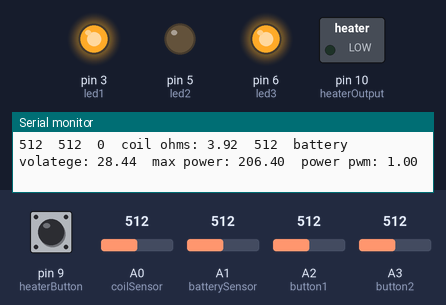
This sketch was run on a simulated Arduino Uno, built with avr-gcc and run on an emulated ATmega328P. On the bench: switched loads named in the sketch (green lamp = pin HIGH), output pins drawn as LEDs (lit = HIGH), the last lines printed to the serial monitor. Dashed ring = blinking. The test bench sets the inputs (shaded band); at power-on: A3 (button2) = 512, pin 9 (heaterButton) LOW, A2 (button1) = 512, A0 (coilSensor) = 512, A1 (batterySensor) = 512. EEPROM starts erased.

Above: at 1.2 s.
1.3 s: A3 (button2) set to 487
At 3.8 s:
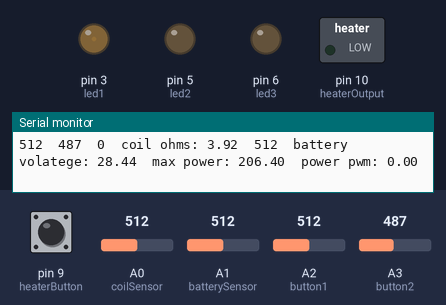
4.3 s: pin 9 (heaterButton) pulled HIGH for 1 s
At 6.5 s:
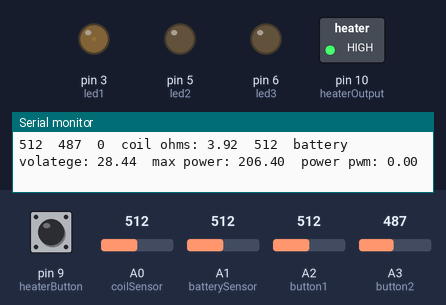
6.8 s: A2 (button1) set to 490
At 7.01 s:
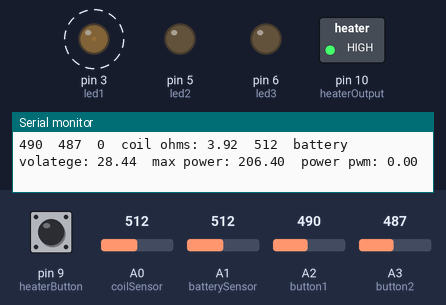
9.8 s: A3 (button2) set to 510
At 12.5 s:
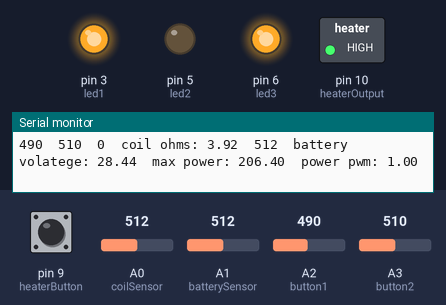
12.8 s: pin 9 (heaterButton) pulled HIGH for 0.15 s
At 12.94 s:
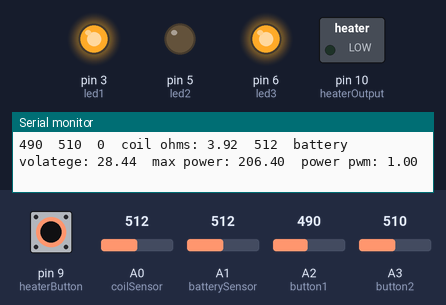
14.5 s: pin 9 (heaterButton) pulled HIGH for 3.2 s
At 18.5 s:
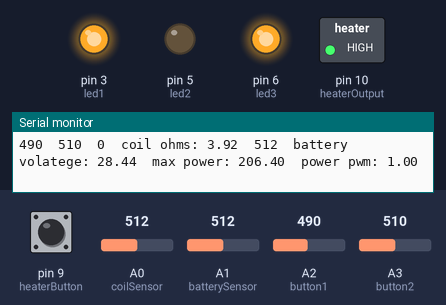
Timing chart, 0 to 20.0 s (numbered marks = the images above; inputs shaded):
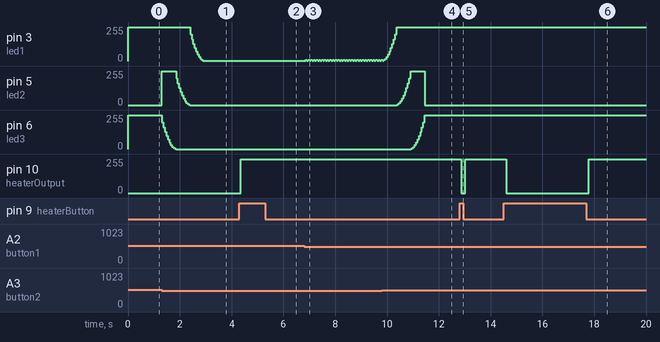

Measured:
- the behaviour switches between 500 and 499 on A3 (button2) (found by bisection; images 0 and 1)
- after the input at 1.3 s, pin 3 (led1): moves from 255/255 to 2/255 over 0.49 s, starting after 1.1 s; pin 6 (led3): moves from 255/255 to 0/255 over 0.54 s, starting at once
- after the input at 4.3 s, pin 10 (heaterOutput): 0/255 → 253/255 after 0.05 s, → 255/255 1.0 s later
- after the input at 6.8 s, pin 3 (led1): alternates 8/255 for 0.05 s and 2/255 for 0.05 s, starting after 0.05 s
- after the input at 9.8 s, pin 5 (led2): rises from 0/255 to 255/255 in 0.54 s, then falls to 0/255 in 0.54 s; pin 6 (led3): moves from 0/255 to 255/255 over 0.54 s, starting after 1.1 s
- after the input at 12.8 s, pin 10 (heaterOutput): 255/255 → 0/255 after 0.07 s, → 255/255 0.15 s later
- after the input at 14.5 s, pin 10 (heaterOutput): 255/255 → 0/255 after 0.10 s, → 255/255 3.2 s later

The sketch:

ohmmeter.ino
```cpp
#include <EEPROM.h>

//coil resistance and batery voltage sensors
const int coilSensor = A0;
const int batterySensor = A1;

//buttons
const int button1 = A2;
const int button2 = A3;

//heater button and mosfet output
const int heaterButton = 9;
const int heaterOutput = 10;

//led pins
const int led1 = 3;
const int led2 = 5;
const int led3 = 6;

//buttons
int button1Status = 0;
int button2Status = 0;
int heaterButtonStatus = 0;

//sensors
int coilSensorValue = 0;
int batterySensorValue = 0;


//power calculations
float coilOhms = 1.00;
float batteryVoltage = 8.00;

float powerMultiplier = 2;
int powerSet = 0;
float powerMax = 20;
float powerPWM = 0;

//heating
int heating = 0;

//sleep
int sleep = 0;

/*
 * increase power setting
 */
void addPower(int setPower){
  powerSet+=setPower;
  if(powerSet > 31){
    powerSet = 31;
  }
  EEPROM.write(0, powerSet);
  setLeds();
}

/*
 * decrease power setting
 */
void subPower(int setPower){
  powerSet-=setPower;
  if(powerSet < 1){
    powerSet = 1;
  }
  EEPROM.write(0, powerSet);
  setLeds();
}

/*
 * update status leds
 */
void setLeds(){
  if(powerSet <= 10){
    analogWrite(led1, powerSet*powerSet*2);
    analogWrite(led2,0);
    analogWrite(led3,0);
  }else if(powerSet <= 20){
    analogWrite(led1,255);
    analogWrite(led2, (powerSet-10)*(powerSet-10)*2);
    analogWrite(led3,0);
  }else if(powerSet <= 30){
    analogWrite(led1,255);
    analogWrite(led2,255);
    analogWrite(led3, (powerSet-20)*(powerSet-20)*2);
  }else{
    analogWrite(led1,255);
    analogWrite(led2,0);
    analogWrite(led3,255);
  }
}

/*
 * read button
 */
void readStatus(){
  button1Status = analogRead(button1);
  button2Status = analogRead(button2);
  heaterButtonStatus = digitalRead(heaterButton);

  if(heaterButtonStatus == HIGH){
    sleep = 0;
    setLeds();
  }

  if(heating == 0){
    coilSensorValue = analogRead(coilSensor);
    batterySensorValue = analogRead(batterySensor);

    batteryVoltage = ((float)batterySensorValue)/18;
    coilOhms = (float)(coilSensorValue-120)/100;
    powerMax = batteryVoltage*batteryVoltage/coilOhms;
    powerPWM = powerSet/powerMax;
    if(powerPWM > 1){
      powerPWM = 1;
    }
    if(powerSet == 31){
      powerPWM = 1;
    }

    serialDebug();
  }
}

/*
 * buttons actions
 */
void checkButtons(){
  if(button1Status < 500){
    sleep = 0;
    addPower(1);
    delay(50);
  }

  if(button2Status < 500){
    sleep = 0;
    subPower(1);
    delay(50);
  }

  if(heaterButtonStatus){
    heating += 1;
  }else{
    heating = 0;
  }
}

/*
 * heating
 */
void heat(){
  if(heating > 0){
    if(batteryVoltage > 7){
      analogWrite(heaterOutput,255-255*powerPWM);
      if(heating > 100){
        heating = 0;
        digitalWrite(heaterOutput,HIGH);
      }
    }else{
      for(int i=0;i<6;i++){
        analogWrite(led1,255);
        analogWrite(led2,255);
        analogWrite(led3,255);
        delay(500);
        analogWrite(led1,0);
        analogWrite(led2,0);
        analogWrite(led3,0);
        delay(500);
      }
    }
  }else{
    digitalWrite(heaterOutput,HIGH);
  }
}

/*
 * debug
 */
void serialDebug(){
  Serial.print(button1Status);
  Serial.print("\t");
  Serial.print(button2Status);
  Serial.print("\t");
  Serial.print(heating);
  Serial.print("\t");
  Serial.print("coil ohms: ");
  Serial.print(coilOhms);
  Serial.print("\t");
  Serial.print(coilSensorValue);
  Serial.print("\t");
  Serial.print("battery volatege: ");
  Serial.print(batteryVoltage);
  Serial.print("\t");
  Serial.print("max power: ");
  Serial.print(powerMax);
  Serial.print("\t");
  Serial.print("power pwm: ");
  Serial.print(powerPWM);
  Serial.println("");
}

void setup(){
  Serial.begin(115200);
  addPower(EEPROM.read(0));
  digitalWrite(heaterOutput,HIGH);
}

void loop() {
  sleep++;

 readStatus();

  if(sleep == 20000){
    analogWrite(led1,0);
    analogWrite(led2,0);
    analogWrite(led3,0);
  }else if(sleep < 20000){
    checkButtons();
    heat();
  }

  delay(1);

}
```
